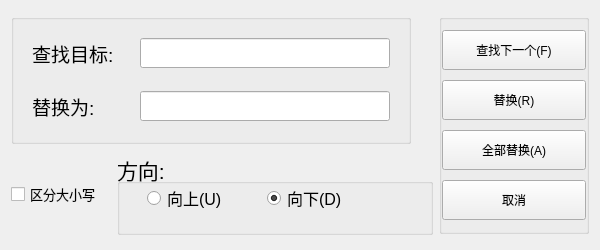
<?xml version="1.0" encoding="UTF-8"?>
<ui version="4.0">
 <class>replaceDialog</class>
 <widget class="QDialog" name="replaceDialog">
  <property name="geometry">
   <rect>
    <x>0</x>
    <y>0</y>
    <width>600</width>
    <height>250</height>
   </rect>
  </property>
  <property name="minimumSize">
   <size>
    <width>600</width>
    <height>250</height>
   </size>
  </property>
  <property name="maximumSize">
   <size>
    <width>600</width>
    <height>250</height>
   </size>
  </property>
  <property name="windowTitle">
   <string>Dialog</string>
  </property>
  <property name="styleSheet">
   <string notr="true">.QGrounBox{
    border: none;
}
.QPushButton:hover{
    border-color: rgb(0, 119, 255);
}
.QLineEdit:hover{
    border-color: rgb(0, 119, 255);
}</string>
  </property>
  <layout class="QGridLayout" name="gridLayout_2">
   <item row="0" column="0" colspan="2">
    <widget class="QGroupBox" name="groupBox">
     <property name="minimumSize">
      <size>
       <width>400</width>
       <height>130</height>
      </size>
     </property>
     <property name="maximumSize">
      <size>
       <width>400</width>
       <height>130</height>
      </size>
     </property>
     <property name="title">
      <string/>
     </property>
     <layout class="QGridLayout" name="gridLayout">
      <property name="leftMargin">
       <number>0</number>
      </property>
      <property name="topMargin">
       <number>0</number>
      </property>
      <property name="rightMargin">
       <number>0</number>
      </property>
      <property name="bottomMargin">
       <number>0</number>
      </property>
      <property name="spacing">
       <number>0</number>
      </property>
      <item row="0" column="0">
       <widget class="QLabel" name="label">
        <property name="minimumSize">
         <size>
          <width>90</width>
          <height>40</height>
         </size>
        </property>
        <property name="maximumSize">
         <size>
          <width>90</width>
          <height>40</height>
         </size>
        </property>
        <property name="font">
         <font>
          <pointsize>14</pointsize>
         </font>
        </property>
        <property name="text">
         <string>查找目标:</string>
        </property>
       </widget>
      </item>
      <item row="0" column="1">
       <widget class="QLineEdit" name="line_search">
        <property name="minimumSize">
         <size>
          <width>250</width>
          <height>30</height>
         </size>
        </property>
        <property name="maximumSize">
         <size>
          <width>250</width>
          <height>30</height>
         </size>
        </property>
       </widget>
      </item>
      <item row="1" column="0">
       <widget class="QLabel" name="label_2">
        <property name="minimumSize">
         <size>
          <width>90</width>
          <height>40</height>
         </size>
        </property>
        <property name="maximumSize">
         <size>
          <width>90</width>
          <height>40</height>
         </size>
        </property>
        <property name="font">
         <font>
          <pointsize>14</pointsize>
         </font>
        </property>
        <property name="text">
         <string>替换为:</string>
        </property>
       </widget>
      </item>
      <item row="1" column="1">
       <widget class="QLineEdit" name="line_replace">
        <property name="minimumSize">
         <size>
          <width>250</width>
          <height>30</height>
         </size>
        </property>
        <property name="maximumSize">
         <size>
          <width>250</width>
          <height>30</height>
         </size>
        </property>
       </widget>
      </item>
     </layout>
    </widget>
   </item>
   <item row="0" column="2" rowspan="2">
    <widget class="QGroupBox" name="groupBox_2">
     <property name="minimumSize">
      <size>
       <width>150</width>
       <height>220</height>
      </size>
     </property>
     <property name="maximumSize">
      <size>
       <width>150</width>
       <height>220</height>
      </size>
     </property>
     <property name="title">
      <string/>
     </property>
     <layout class="QVBoxLayout" name="verticalLayout">
      <property name="spacing">
       <number>0</number>
      </property>
      <property name="leftMargin">
       <number>0</number>
      </property>
      <property name="topMargin">
       <number>0</number>
      </property>
      <property name="rightMargin">
       <number>0</number>
      </property>
      <property name="bottomMargin">
       <number>0</number>
      </property>
      <item>
       <widget class="QPushButton" name="btn_next">
        <property name="minimumSize">
         <size>
          <width>100</width>
          <height>40</height>
         </size>
        </property>
        <property name="focusPolicy">
         <enum>Qt::NoFocus</enum>
        </property>
        <property name="text">
         <string>查找下一个(F)</string>
        </property>
       </widget>
      </item>
      <item>
       <widget class="QPushButton" name="btn_replace">
        <property name="minimumSize">
         <size>
          <width>100</width>
          <height>40</height>
         </size>
        </property>
        <property name="focusPolicy">
         <enum>Qt::NoFocus</enum>
        </property>
        <property name="text">
         <string>替换(R)</string>
        </property>
       </widget>
      </item>
      <item>
       <widget class="QPushButton" name="btn_replace_all">
        <property name="minimumSize">
         <size>
          <width>100</width>
          <height>40</height>
         </size>
        </property>
        <property name="focusPolicy">
         <enum>Qt::NoFocus</enum>
        </property>
        <property name="text">
         <string>全部替换(A)</string>
        </property>
       </widget>
      </item>
      <item>
       <widget class="QPushButton" name="btn_cancel">
        <property name="minimumSize">
         <size>
          <width>100</width>
          <height>40</height>
         </size>
        </property>
        <property name="focusPolicy">
         <enum>Qt::NoFocus</enum>
        </property>
        <property name="text">
         <string>取消</string>
        </property>
       </widget>
      </item>
     </layout>
    </widget>
   </item>
   <item row="1" column="0">
    <widget class="QCheckBox" name="checkBox_case">
     <property name="minimumSize">
      <size>
       <width>100</width>
       <height>50</height>
      </size>
     </property>
     <property name="maximumSize">
      <size>
       <width>100</width>
       <height>50</height>
      </size>
     </property>
     <property name="font">
      <font>
       <pointsize>10</pointsize>
      </font>
     </property>
     <property name="focusPolicy">
      <enum>Qt::NoFocus</enum>
     </property>
     <property name="text">
      <string>区分大小写</string>
     </property>
    </widget>
   </item>
   <item row="1" column="1">
    <widget class="QGroupBox" name="groupBox_3">
     <property name="minimumSize">
      <size>
       <width>260</width>
       <height>80</height>
      </size>
     </property>
     <property name="font">
      <font>
       <pointsize>16</pointsize>
      </font>
     </property>
     <property name="title">
      <string>方向:</string>
     </property>
     <widget class="QRadioButton" name="radioButton_up">
      <property name="geometry">
       <rect>
        <x>30</x>
        <y>30</y>
        <width>100</width>
        <height>30</height>
       </rect>
      </property>
      <property name="font">
       <font>
        <pointsize>12</pointsize>
       </font>
      </property>
      <property name="focusPolicy">
       <enum>Qt::NoFocus</enum>
      </property>
      <property name="text">
       <string>向上(U)</string>
      </property>
     </widget>
     <widget class="QRadioButton" name="radioButton_down">
      <property name="geometry">
       <rect>
        <x>150</x>
        <y>30</y>
        <width>100</width>
        <height>30</height>
       </rect>
      </property>
      <property name="font">
       <font>
        <pointsize>12</pointsize>
       </font>
      </property>
      <property name="focusPolicy">
       <enum>Qt::NoFocus</enum>
      </property>
      <property name="text">
       <string>向下(D)</string>
      </property>
      <property name="checked">
       <bool>true</bool>
      </property>
     </widget>
    </widget>
   </item>
  </layout>
 </widget>
 <resources/>
 <connections/>
</ui>
